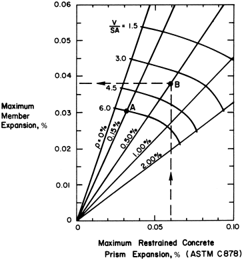
#> input picture docs/reference/aci-360r-10/images/image_000029_6f82283e86e909423b53d2c76ac4696efeb56a8f72fa1a706626ef8562daf6ae.png, 242 x 259 px
$ python digitize_shrinkage_chart.py
#> lines starting #> are read from the running program, lines starting #| are printed output that depends on the picture; after the words box and inside, x2 and y2 are one past the last pixel; in counts of white or black regions, pixels touching at a corner belong together
#!/usr/bin/env python3
"""Extract candidate digitization data from ACI 360R-10 Fig. 9.3 / Fig. A5.1.

This is an exploratory utility, not a production design routine.

The chart is effectively a nomograph, so the most useful first-pass dataset is:
  1. the chart bounds;
  2. the reinforcement ray angles; and
  3. candidate curve-crossing locations along each ray.

Those outputs are enough to iterate on an interpolation model without repeatedly
hand-reading the PDF. The labeled curve output is only a first-pass heuristic;
it is useful for debugging the chart geometry, not for direct design use.
"""

from __future__ import annotations

import argparse
import csv
import json
import math
from dataclasses import asdict, dataclass
from pathlib import Path

import cv2
import numpy as np
from PIL import Image, ImageDraw

PROJECT_ROOT = Path(__file__).resolve().parents[1]
DEFAULT_FIG93 = PROJECT_ROOT / (
    "docs/reference/aci-360r-10/images/"
    "image_000029_6f82283e86e909423b53d2c76ac4696efeb56a8f72fa1a706626ef8562daf6ae.png"
)
DEFAULT_OUTPUT_DIR = PROJECT_ROOT / "docs" / "digitized" / "shrinkage_chart"


@dataclass(frozen=True)
class ChartBounds:
    left: int
    top: int
    right: int
    bottom: int

    @property
    def width(self) -> int:
        return self.right - self.left

    @property
    def height(self) -> int:
        return self.bottom - self.top


@dataclass(frozen=True)
class Ray:
    label: str
    angle_deg: float


@dataclass(frozen=True)
class Crossing:
    ray_label: str
    distance_px: float
    x_px: float
    y_px: float
    normal_score: int


@dataclass(frozen=True)
class LabeledCrossing:
    curve_label: str
    ray_label: str
    distance_px: float
    x_px: float
    y_px: float
    normal_score: int
    member_to_prism_ratio: float


def upscale_image(image: Image.Image, factor: int) -> Image.Image:
    return image.resize((image.width * factor, image.height * factor), Image.Resampling.NEAREST)


def detect_chart_bounds(gray: np.ndarray) -> ChartBounds:
    dark = gray < 120
    col_counts = dark.sum(axis=0)
    row_counts = dark.sum(axis=1)

    left = int(np.argmax(col_counts[: gray.shape[1] // 2]))
    right = int(np.argmax(col_counts[gray.shape[1] // 2 :]) + gray.shape[1] // 2)
    top = int(np.argmax(row_counts[: gray.shape[0] // 2]))
    bottom = int(np.argmax(row_counts[gray.shape[0] // 2 :]) + gray.shape[0] // 2)

    return ChartBounds(left=left, top=top, right=right + 1, bottom=bottom + 1)


def crop_chart(image: Image.Image, bounds: ChartBounds) -> Image.Image:
    return image.crop((bounds.left, bounds.top, bounds.right, bounds.bottom))


def detect_rays(chart_gray: np.ndarray) -> list[Ray]:
    _, binary = cv2.threshold(chart_gray, 180, 255, cv2.THRESH_BINARY_INV)
    lines = cv2.HoughLinesP(
        binary,
        rho=1,
        theta=np.pi / 180,
        threshold=120,
        minLineLength=200,
        maxLineGap=10,
    )
    if lines is None:
        return []

    candidates: list[float] = []
    for line in lines[:, 0]:
        x1, y1, x2, y2 = line
        angle = abs(math.degrees(math.atan2(y2 - y1, x2 - x1)))
        # The reinforcement rays are the strong diagonal lines through the origin.
        if 35.0 <= angle <= 75.0:
            candidates.append(round(angle, 1))

    grouped: list[float] = []
    for angle in sorted(set(candidates), reverse=True):
        if not grouped or abs(angle - grouped[-1]) > 2.5:
            grouped.append(angle)

    labels = ["0.15%", "0.30%", "0.50%", "1.00%", "2.00%"]
    return [
        Ray(label=label, angle_deg=angle)
        for label, angle in zip(labels, grouped, strict=False)
    ]


def find_crossings(chart_gray: np.ndarray, rays: list[Ray]) -> list[Crossing]:
    dark = chart_gray < 180
    height, width = dark.shape
    origin = np.array([0.0, float(height - 1)])

    crossings: list[Crossing] = []
    for ray in rays:
        theta = math.radians(ray.angle_deg)
        direction = np.array([math.cos(theta), -math.sin(theta)])
        normal = np.array([math.sin(theta), math.cos(theta)])
        max_t = min(
            (width - 1 - origin[0]) / direction[0],
            origin[1] / max(1e-9, -direction[1]),
        )

        samples: list[tuple[float, int]] = []
        for t in np.linspace(120.0, max_t - 15.0, 900):
            p = origin + t * direction
            score = 0
            for s in np.linspace(-18.0, 18.0, 37):
                q = p + s * normal
                x = int(round(q[0]))
                y = int(round(q[1]))
                if 0 <= x < width and 0 <= y < height and dark[y, x]:
                    score += 1
            samples.append((t, score))

        peaks: list[tuple[float, int]] = []
        for i in range(1, len(samples) - 1):
            left = samples[i - 1][1]
            center = samples[i][1]
            right = samples[i + 1][1]
            if center >= left and center >= right and center >= 10:
                peaks.append(samples[i])

        selected: list[tuple[float, int]] = []
        for peak in sorted(peaks, key=lambda item: item[1], reverse=True):
            if all(abs(peak[0] - kept[0]) > 35.0 for kept in selected):
                selected.append(peak)

        for distance_px, score in sorted(selected[:6], key=lambda item: item[0]):
            point = origin + distance_px * direction
            crossings.append(
                Crossing(
                    ray_label=ray.label,
                    distance_px=round(distance_px, 2),
                    x_px=round(float(point[0]), 2),
                    y_px=round(float(point[1]), 2),
                    normal_score=int(score),
                )
            )

    return crossings


def label_crossings(chart: Image.Image, crossings: list[Crossing]) -> list[LabeledCrossing]:
    curve_labels = ["6.0", "4.5", "3.0", "1.5"]
    width = chart.width - 1
    height = chart.height - 1

    by_ray: dict[str, list[Crossing]] = {}
    for crossing in crossings:
        by_ray.setdefault(crossing.ray_label, []).append(crossing)

    labeled: list[LabeledCrossing] = []
    for ray_label, ray_crossings in by_ray.items():
        ordered = sorted(ray_crossings, key=lambda item: item.distance_px)[: len(curve_labels)]
        for curve_label, crossing in zip(curve_labels, ordered, strict=False):
            prism_pct = 0.10 * (crossing.x_px / width)
            member_pct = 0.06 * ((height - crossing.y_px) / height)
            ratio = member_pct / prism_pct if prism_pct > 0 else float("nan")
            labeled.append(
                LabeledCrossing(
                    curve_label=curve_label,
                    ray_label=ray_label,
                    distance_px=crossing.distance_px,
                    x_px=crossing.x_px,
                    y_px=crossing.y_px,
                    normal_score=crossing.normal_score,
                    member_to_prism_ratio=round(ratio, 4),
                )
            )

    return sorted(labeled, key=lambda item: (item.curve_label, item.distance_px))


def save_overlay(chart: Image.Image, rays: list[Ray], output_path: Path) -> None:
    overlay = chart.convert("RGB")
    draw = ImageDraw.Draw(overlay)
    origin = (0, chart.height - 1)
    colors = ["#ef4444", "#f59e0b", "#10b981", "#3b82f6", "#8b5cf6"]

    for idx, ray in enumerate(rays):
        theta = math.radians(ray.angle_deg)
        dx = math.cos(theta)
        dy = -math.sin(theta)
        t = min((chart.width - 1) / dx, (chart.height - 1) / max(1e-9, -dy))
        end = (origin[0] + t * dx, origin[1] + t * dy)
        draw.line(
            (origin[0], origin[1], end[0], end[1]),
            fill=colors[idx % len(colors)],
            width=2,
        )
        draw.text(
            (end[0] - 80, max(0, end[1] + 10)),
            f"{ray.label} @ {ray.angle_deg:.1f}°",
            fill=colors[idx % len(colors)],
        )

    overlay.save(output_path)


def write_outputs(
    output_dir: Path,
    source_path: Path,
    bounds: ChartBounds,
    rays: list[Ray],
    crossings: list[Crossing],
    labeled_crossings: list[LabeledCrossing],
    chart: Image.Image,
) -> None:
    output_dir.mkdir(parents=True, exist_ok=True)
    chart_path = output_dir / "fig93-chart-crop.png"
    chart.save(chart_path)
    save_overlay(chart, rays, output_dir / "fig93-rays.png")

    manifest = {
        "source": str(source_path.relative_to(PROJECT_ROOT)),
        "bounds": asdict(bounds),
        "rays": [asdict(ray) for ray in rays],
        "crossings": [asdict(crossing) for crossing in crossings],
        "labeled_crossings": [asdict(crossing) for crossing in labeled_crossings],
    }
    (output_dir / "fig93-manifest.json").write_text(json.dumps(manifest, indent=2) + "\n")

    with (output_dir / "fig93-crossings.csv").open("w", newline="") as fh:
        writer = csv.DictWriter(
            fh,
            fieldnames=["ray_label", "distance_px", "x_px", "y_px", "normal_score"],
        )
        writer.writeheader()
        for crossing in crossings:
            writer.writerow(asdict(crossing))

    with (output_dir / "fig93-labeled-crossings.csv").open("w", newline="") as fh:
        writer = csv.DictWriter(
            fh,
            fieldnames=[
                "curve_label",
                "ray_label",
                "distance_px",
                "x_px",
                "y_px",
                "normal_score",
                "member_to_prism_ratio",
            ],
        )
        writer.writeheader()
        for crossing in labeled_crossings:
            writer.writerow(asdict(crossing))


def parse_args() -> argparse.Namespace:
    parser = argparse.ArgumentParser(description=__doc__)
    parser.add_argument(
        "--source",
        type=Path,
        default=DEFAULT_FIG93,
        help="Path to the extracted Fig. 9.3 image.",
    )
    parser.add_argument(
        "--output-dir",
        type=Path,
        default=DEFAULT_OUTPUT_DIR,
        help="Directory for diagnostics and CSV/JSON output.",
    )
    parser.add_argument(
        "--upscale",
        type=int,
        default=4,
        help="Nearest-neighbor scale factor applied before ray detection.",
    )
    return parser.parse_args()


def main() -> int:
    args = parse_args()
    image = Image.open(args.source).convert("L")
    upscaled = upscale_image(image, factor=args.upscale)
#> in upscale_image, `return image.resize((image.width * factor, image.height * factor), Ima..`:
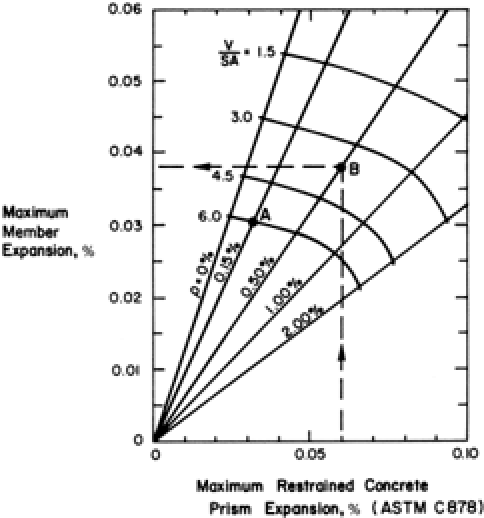
#> returned value: PIL image 968x1036 L (shown at 1/2 size); min 0, max 255, mean 235.2
    upscaled_np = np.array(upscaled)

    bounds = detect_chart_bounds(upscaled_np)
#> in detect_chart_bounds, `dark = gray < 120`:
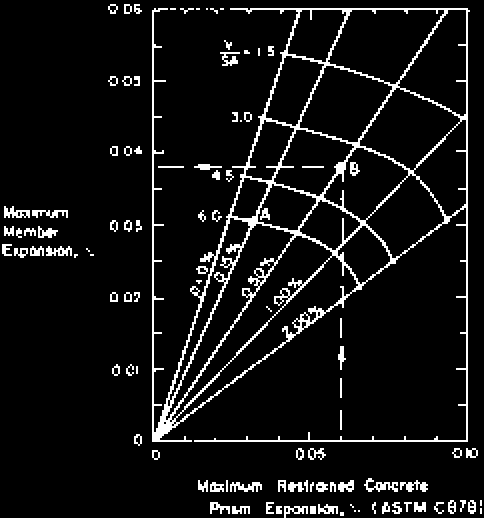
#> dark: shape (1036, 968) bool (shown at 1/2 size); 7.5% white; 103 white regions (4 under 20 px), largest, box (x1, y1, x2, y2) and area: (304, 16, 940, 884) 51040, (728, 956, 796, 984) 832, (460, 964, 524, 984) 752
#> in detect_chart_bounds, `col_counts = dark.sum(axis=0)`: col_counts = 968 values, max 888 at index 932, min 0 at index 0, mean 77.69
#> in detect_chart_bounds, `row_counts = dark.sum(axis=1)`: row_counts = 1036 values, max 636 at index 880, min 0 at index 0, mean 72.59
#> in detect_chart_bounds, `left = int(np.argmax(col_counts[: gray.shape[1] // 2]))`: left = 304
#> in detect_chart_bounds, `right = int(np.argmax(col_counts[gray.shape[1] // 2 :]) + gray.shape[1..`: right = 932
#> in detect_chart_bounds, `top = int(np.argmax(row_counts[: gray.shape[0] // 2]))`: top = 16
#> in detect_chart_bounds, `bottom = int(np.argmax(row_counts[gray.shape[0] // 2 :]) + gray.shape[..`: bottom = 880
    chart = crop_chart(upscaled, bounds)
#> in crop_chart, `return image.crop((bounds.left, bounds.top, bounds.right, bounds.botto..`:
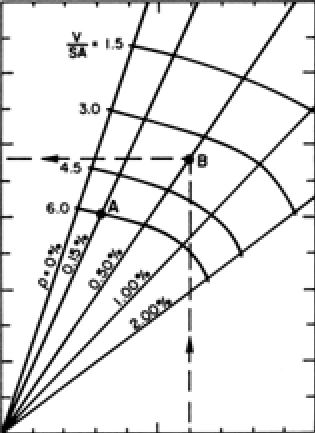
#> returned value: PIL image 629x865 L (shown at 1/2 size); min 0, max 255, mean 230.2
    chart_gray = np.array(chart)

    rays = detect_rays(chart_gray)
#> in detect_rays, `_, binary = cv2.threshold(chart_gray, 180, 255, cv2.THRESH_BINARY_INV)`:
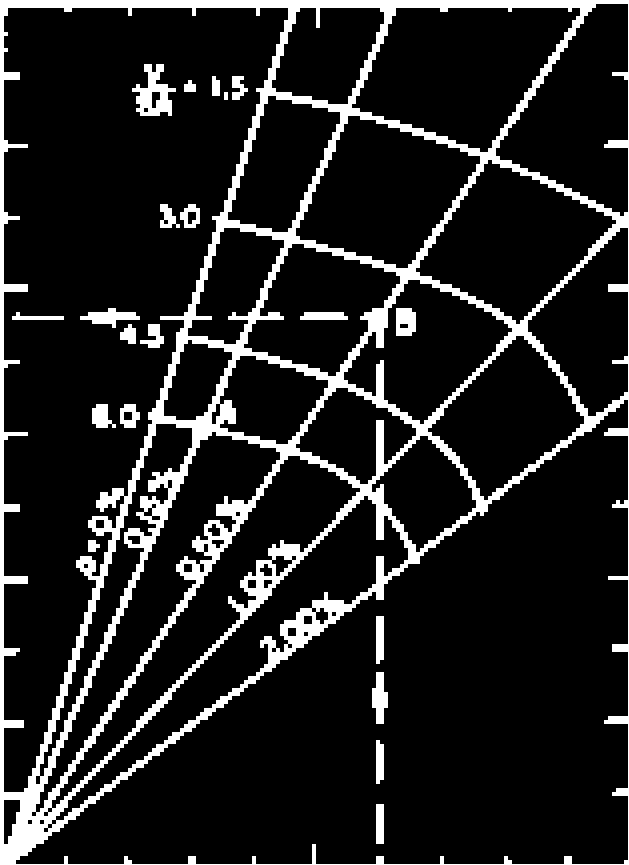
#> binary: shape (865, 629); 13.1% white; 21 white regions, largest, box (x1, y1, x2, y2) and area: (0, 0, 629, 865) 64565, (132, 64, 176, 116) 1168, (80, 308, 140, 328) 576
#> in detect_rays, `lines = cv2.HoughLinesP( binary, rho=1, theta=np.pi / 180, threshold=1..`: lines = 73 rows, first 6: [7, 864, 590, 0], [9, 864, 592, 0], [1, 864, 1, 0], [2, 864, 299, 0], [9, 863, 393, 0], [11, 864, 594, 0]
#> the loop in detect_rays, `for line in lines[:, 0]:` made 73 passes
#> (x1, y1, x2, y2, angle) on passes 1 to 8: (7, 864, 590, 0, 55.99), (9, 864, 592, 0, 55.99), (1, 864, 1, 0, 90), (2, 864, 299, 0, 71.03), (9, 863, 393, 0, 66.01), (11, 864, 594, 0, 55.99), (628, 864, 628, 0, 90), (2, 861, 298, 0, 71.03)
#> after the loop in detect_rays, `for line in lines[:, 0]:`: candidates = 51 values, max 71 at index 2, min 37 at index 8, mean 54.75
#> the loop in detect_rays, `for angle in sorted(set(candidates), reverse=True):` made 7 passes
#> angle on passes 1 to 7: 71, 66, 56.1, 56, 46, 45.9, 37
#> after the loop in detect_rays, `for angle in sorted(set(candidates), reverse=True):`: grouped = [71, 66, 56.1, 46, 37]
#> rays = 5 items
    crossings = find_crossings(chart_gray, rays)
#> in find_crossings, `dark = chart_gray < 180`:
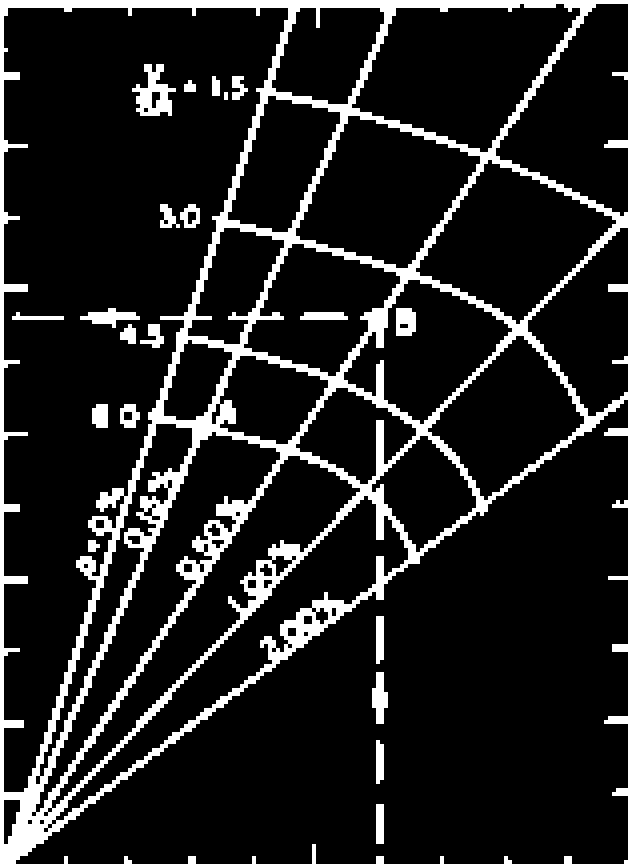
#> dark: shape (865, 629) bool; 13.1% white; 21 white regions, largest, box (x1, y1, x2, y2) and area: (0, 0, 629, 865) 64229, (132, 64, 176, 116) 1168, (80, 308, 140, 328) 576
#> the loop in find_crossings, `for ray in rays:` made 5 passes
#> (theta, direction, normal, max_t) on passes 1 to 5: (1.24, [0.326, -0.946], [0.946, 0.326], 913.8), (1.15, [0.407, -0.914], [0.914, 0.407], 945.8), (0.979, [0.558, -0.83], [0.83, 0.558], 1040.9), (0.803, [0.695, -0.719], [0.719, 0.695], 904), (0.646, [0.799, -0.602], [0.602, 0.799], 786.3)
#> after the loop in find_crossings, `for ray in rays:`: crossings = 30 items
#> crossings = 30 items
    labeled_crossings = label_crossings(chart, crossings)
#> the loop in label_crossings, `for crossing in crossings:` made 30 passes
#> after the loop in label_crossings, `for crossing in crossings:`: by_ray = 5 items
#> the loop in label_crossings, `for ray_label, ray_crossings in by_ray.items():` made 5 passes
#> ray_label on passes 1 to 5: '0.15%', '0.30%', '0.50%', '1.00%', '2.00%'
#> after the loop in label_crossings, `for ray_label, ray_crossings in by_ray.items():`: labeled = 20 items
#> labeled_crossings = 20 items
    write_outputs(
        args.output_dir,
        args.source,
        bounds,
        rays,
        crossings,
        labeled_crossings,
        chart,
    )
#> the loop in save_overlay, `for idx, ray in enumerate(rays):` made 5 passes
#> (theta, dx, dy, t, end) on passes 1 to 5: (1.24, 0.326, -0.946, 913.8, (297.5, 0)), (1.15, 0.407, -0.914, 945.8, (384.7, 0)), (0.979, 0.558, -0.83, 1040.9, (580.6, 0)), (0.803, 0.695, -0.719, 904, (628, 213.7)), (0.646, 0.799, -0.602, 786.3, (628, 390.8))
#> in save_overlay, `overlay.save(output_path)`:
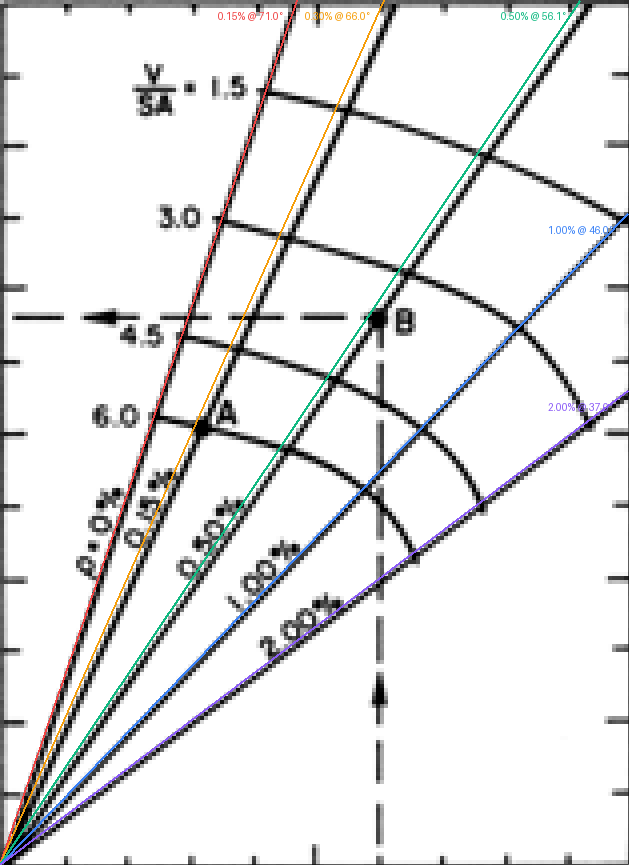
#> saved as fig93-rays.png: PIL image 629x865 RGB; mean R, G, B 229.5, 229.5, 229.7
#> the loop in write_outputs, `for crossing in crossings:` made 30 passes
#> the loop in write_outputs, `for crossing in labeled_crossings:` made 20 passes

    print(f"Source: {args.source}")
    print(f"Chart bounds: {bounds}")
#| Chart bounds: ChartBounds(left=304, top=16, right=933, bottom=881)
    print("Detected rays:")
    for ray in rays:
        print(f"  {ray.label:>5}  {ray.angle_deg:>5.1f} deg")
#> this loop made 5 passes
#|   0.15%   71.0 deg
#|   0.30%   66.0 deg
#|   0.50%   56.1 deg
#|   1.00%   46.0 deg
#|   2.00%   37.0 deg
    print("Candidate crossings:")
    for crossing in crossings:
        print(
            f"  {crossing.ray_label:>5}  t={crossing.distance_px:>6.1f}  "
            f"x={crossing.x_px:>6.1f}  y={crossing.y_px:>6.1f}  "
            f"score={crossing.normal_score}"
        )
#> this loop made 30 passes
#|   0.15%  t= 353.9  x= 115.2  y= 529.4  score=27
#|   0.15%  t= 392.0  x= 127.6  y= 493.4  score=24
#|   0.15%  t= 471.7  x= 153.6  y= 418.0  score=27
#|   0.15%  t= 560.1  x= 182.3  y= 334.4  score=26
#|   0.15%  t= 679.6  x= 221.3  y= 221.4  score=29
#> (further printed lines are left out)
    print("Labeled crossings (heuristic):")
    for crossing in labeled_crossings:
        print(
            f"  V/SA={crossing.curve_label:>3}  rho={crossing.ray_label:>5}  "
            f"ratio={crossing.member_to_prism_ratio:>6.3f}  "
            f"x={crossing.x_px:>6.1f}  y={crossing.y_px:>6.1f}"
        )
#> this loop made 20 passes
#|   V/SA=1.5  rho=2.00%  ratio= 0.329  x= 412.9  y= 552.8
#|   V/SA=1.5  rho=1.00%  ratio= 0.452  x= 387.0  y= 463.2
#|   V/SA=1.5  rho=0.15%  ratio= 1.267  x= 182.3  y= 334.4
#|   V/SA=1.5  rho=0.30%  ratio= 0.980  x= 230.0  y= 347.4
#|   V/SA=1.5  rho=0.50%  ratio= 0.649  x= 326.6  y= 378.0
#> (further printed lines are left out)
    print(f"Outputs written to: {args.output_dir}")
    return 0


if __name__ == "__main__":
    raise SystemExit(main())
#> (the program exits here)
